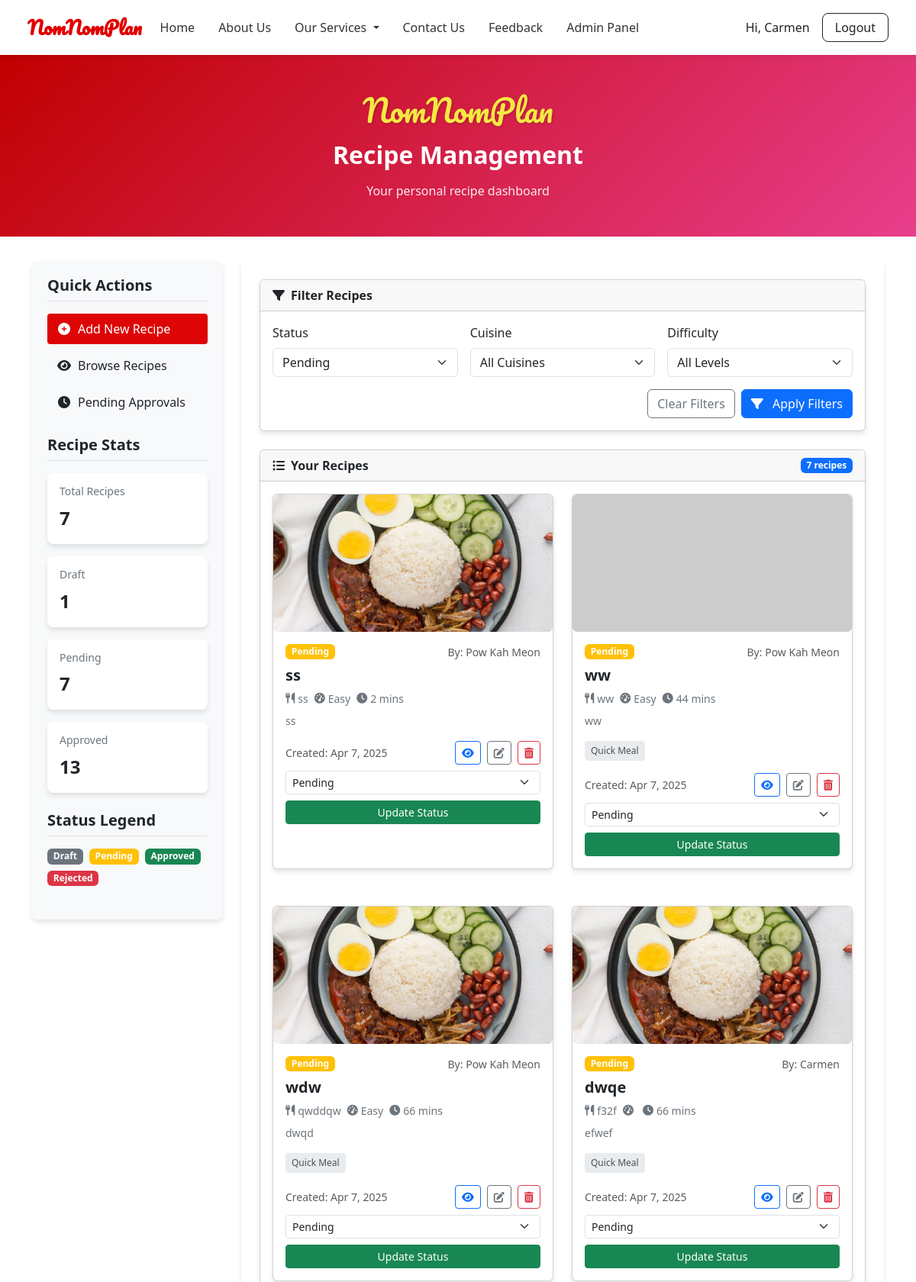
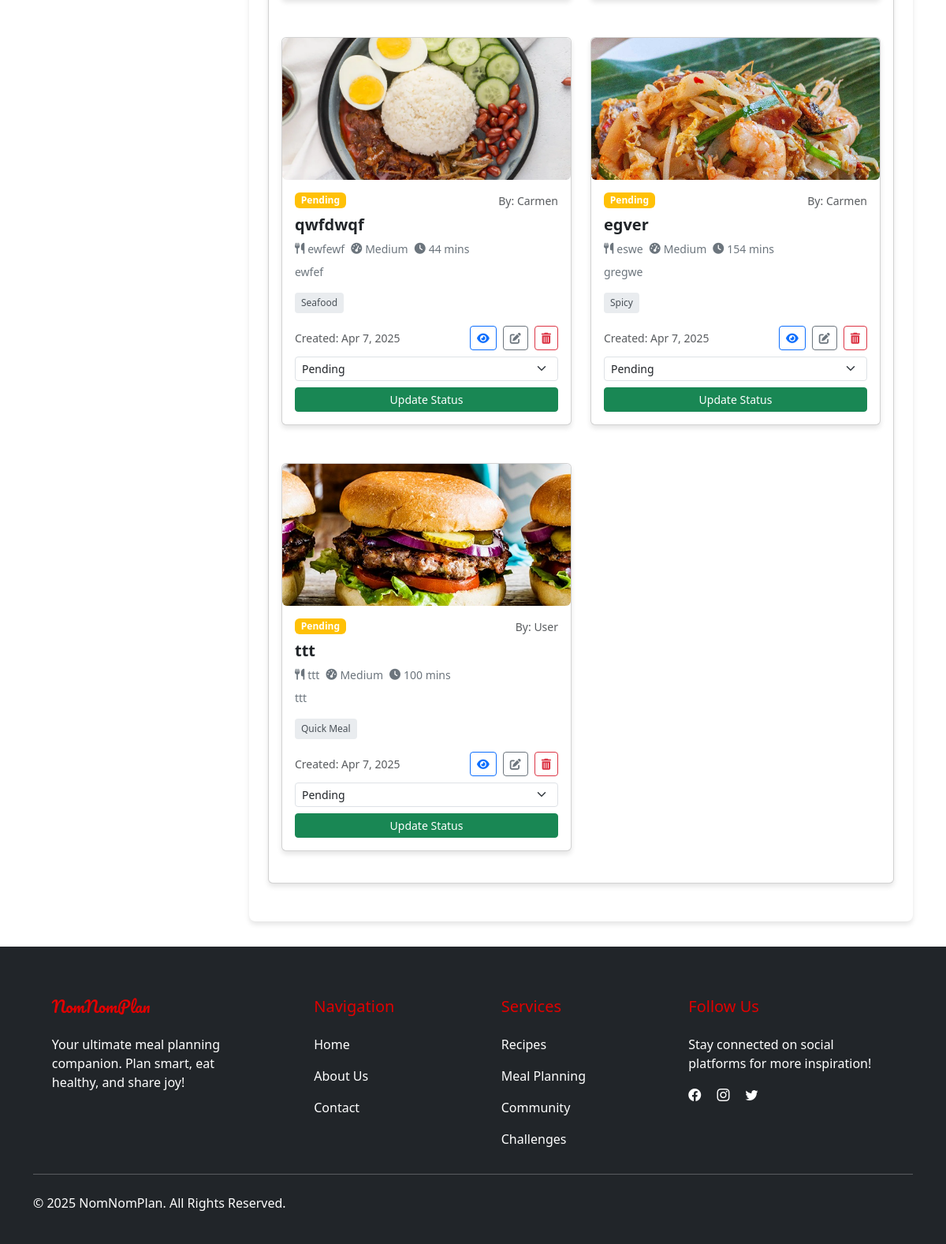
The page /recipe-modules/recipe-management.php?status=pending (signed in) on the database as committed earlier (2 pictures, top to bottom).
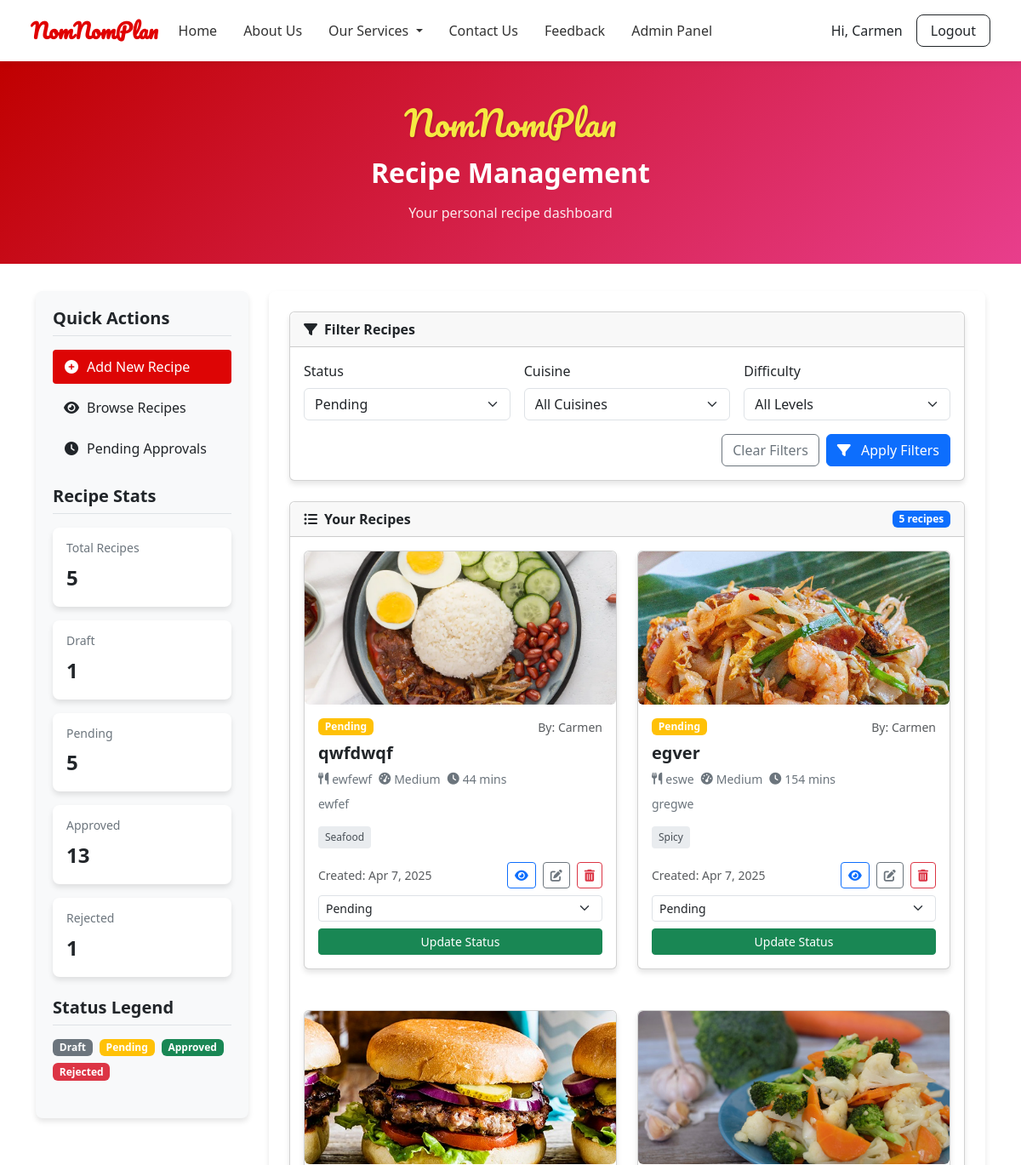
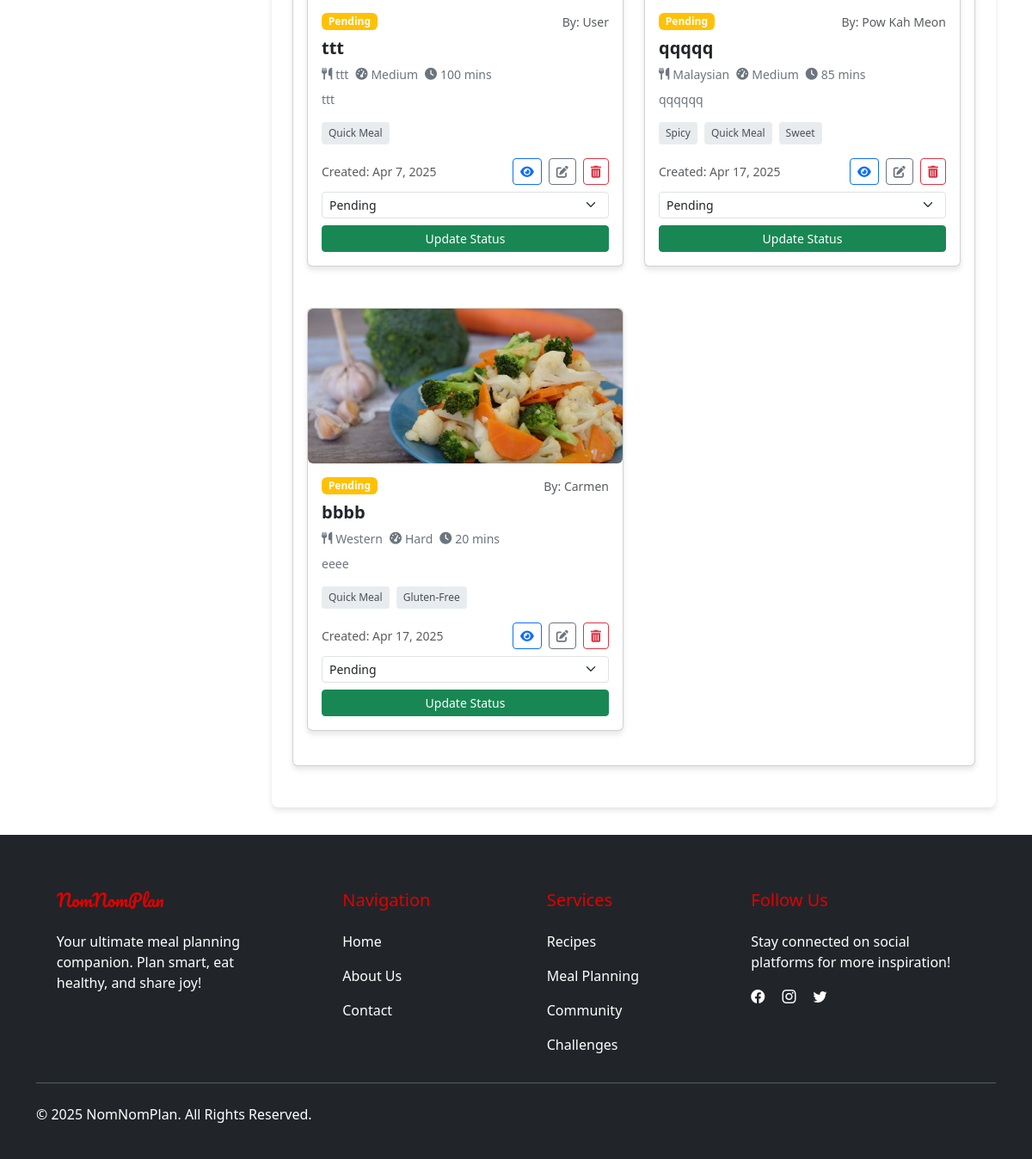
The same page on the database as committed later (2 pictures, top to bottom).
### tables this page shows
CREATE TABLE `recipes` (
  `id` int(11) NOT NULL,
  `title` varchar(255) NOT NULL,
  `description` text DEFAULT NULL,
  `ingredients` longtext DEFAULT NULL,
  `steps` longtext DEFAULT NULL,
  `cuisine` varchar(100) DEFAULT NULL,
  `prep_time` int(11) DEFAULT NULL,
  `cook_time` int(11) DEFAULT NULL,
  `total_time` int(11) DEFAULT NULL,
  `difficulty` enum('easy','medium','hard') DEFAULT NULL,
  `nutrition` longtext DEFAULT NULL,
  `status` enum('draft','pending','approved','rejected') DEFAULT 'pending',
  `is_public` tinyint(1) DEFAULT 1,
  `view_count` int(11) DEFAULT 0,
  `created_by` int(11) DEFAULT NULL,
  `created_at` timestamp NOT NULL DEFAULT current_timestamp(),
  `updated_at` timestamp NOT NULL DEFAULT current_timestamp() ON UPDATE current_timestamp(),
  `admin_note` text DEFAULT NULL,
  `image_url` varchar(255) DEFAULT NULL,
  `cooking_time` int(11) DEFAULT NULL,
  `difficulty_level` enum('easy','medium','hard') DEFAULT NULL
);

CREATE TABLE `recipe_images` (
  `id` int(11) NOT NULL,
  `recipe_id` int(11) DEFAULT NULL,
  `image_url` text DEFAULT NULL
);

### recipe-modules/recipe-management.php (the view, shortened to what the rows shown need)
<?php
$loggedIn = isset($_SESSION['user_id']);
?>
<!DOCTYPE html>
<html lang="en">
<head>
  <link href="https://cdn.jsdelivr.net/npm/bootstrap@5.3.2/dist/css/bootstrap.min.css" rel="stylesheet">
  <link rel="stylesheet" href="https://cdnjs.cloudflare.com/ajax/libs/font-awesome/6.4.0/css/all.min.css">
</head>
<body>
<?php include '../navbar.php'; ?>
<div class="hero-section text-center">
  <div class="container">
    <h1 class="logo">NomNomPlan</h1>
    <h2 class="hero-title mt-3">Recipe Management</h2>
  </div>
</div>
<?php if (!$loggedIn): ?>
  <script>
    alert("⚠️ You must log in to access the recipe management page.");
    window.location.href = "../login.php";
  </script>
<?php else: ?>
<?php
require_once '../includes/db.php';
$user_id = $_SESSION['user_id'];
$role = $_SESSION['user_role'] ?? 'user';
$statusFilter = $_GET['status'] ?? '';
if ($role === 'admin') {
    $query = "SELECT recipes.*, IFNULL(users.name, 'Unknown') AS username FROM recipes LEFT JOIN users ON recipes.created_by = users.id";
    $whereClauses = [];
    $params = [];
    $types = '';
} else {
    $query = "SELECT recipes.*, users.name AS username FROM recipes LEFT JOIN users ON recipes.created_by = users.id WHERE recipes.created_by = ?";
    $whereClauses = [];
    $params = [$user_id];
    $types = 'i';
}
if (!empty($statusFilter)) {
  $whereClauses[] = "recipes.status = ?";
    $params[] = $statusFilter;
    $types .= 's';
}
if (!empty($whereClauses)) {
    $query .= ($role === 'admin' ? " WHERE " : " AND ") . implode(" AND ", $whereClauses);
}
$stmt = $conn->prepare($query);
if (!empty($params)) {
    $stmt->bind_param($types, ...$params);
}
$stmt->execute();
$result = $stmt->get_result();
$recipes = [];
while ($row = $result->fetch_assoc()) {
    $recipes[] = $row;
}
?>
<div class="container">
  <div class="management-container">
    <div class="main-content">
      <div class="card">
        <div class="card-body">
          <?php if (empty($recipes)): ?>
            <div class="empty-state">
              <i class="fas fa-utensils"></i>
              <h5>No recipes found</h5>
              <p class="mb-4">Try adjusting your filters or add a new recipe</p>
              <a href="add-recipe.php" class="btn btn-primary">
                <i class="fas fa-plus-circle me-2"></i> Add Recipe
              </a>
            </div>
          <?php else: ?>
            <div class="recipe-grid">
              <?php foreach ($recipes as $i => $row): ?>
                <?php
                  $tagQuery = $conn->prepare("SELECT tags.name FROM tags JOIN recipe_tags ON tags.id = recipe_tags.tag_id WHERE recipe_tags.recipe_id = ?");
                  $tagQuery->bind_param("i", $row['id']);
                  $tagQuery->execute();
                  $tagResult = $tagQuery->get_result();
                  $tags = [];
                  while ($tagRow = $tagResult->fetch_assoc()) {
                      $tags[] = $tagRow['name'];
                  }
                  $thumbQuery = $conn->prepare("SELECT image_url FROM recipe_images WHERE recipe_id = ? LIMIT 1");
                  $thumbQuery->bind_param("i", $row['id']);
                  $thumbQuery->execute();
                  $thumbResult = $thumbQuery->get_result();
                  $thumbData = $thumbResult->fetch_assoc();
                  $thumb = ($thumbResult->num_rows > 0) ? '/meal-planner-app/' . ltrim($thumbData['image_url'], '/') : 'https://via.placeholder.com/400x300';
                  $statusBadgeClass = 'badge-' . $row['status'];
                ?>
                <div class="card recipe-card">
                  <img src="<?= $thumb ?>" class="recipe-img" alt="<?= htmlspecialchars($row['title']) ?>">
                  <div class="card-body">
                    <div class="d-flex justify-content-between align-items-start mb-2">
                      <span class="badge <?= $statusBadgeClass ?>"><?= ucfirst($row['status']) ?></span>
                      <?php if ($role === 'admin'): ?>
                        <small class="text-muted">By: <?= htmlspecialchars($row['username']) ?></small>
                      <?php endif; ?>
                    </div>
                    <h5 class="recipe-title"><?= htmlspecialchars($row['title']) ?></h5>
                    <div class="recipe-meta">
                      <span class="recipe-meta-item">
                        <i class="fas fa-utensils"></i> <?= htmlspecialchars($row['cuisine']) ?>
                      </span>
                      <span class="recipe-meta-item">
                        <i class="fas fa-tachometer-alt"></i> <?= ucfirst(htmlspecialchars($row['difficulty'])) ?>
                      </span>
                      <span class="recipe-meta-item">
                        <i class="fas fa-clock"></i> <?= $row['prep_time'] + $row['cook_time'] ?> mins
                      </span>
                    </div>
                    <p class="recipe-description"><?= htmlspecialchars($row['description']) ?></p>
                    <?php if (!empty($tags)): ?>
                      <div class="recipe-tags">
                        <?php foreach ($tags as $tag): ?>
                          <span class="recipe-tag"><?= htmlspecialchars($tag) ?></span>
                        <?php endforeach; ?>
                      </div>
                    <?php endif; ?>
                    <div class="d-flex justify-content-between align-items-center">
                      <small class="text-muted">Created: <?= date('M j, Y', strtotime($row['created_at'])) ?></small>
                      <div class="recipe-actions">
                        <a href="view-recipe.php?id=<?= $row['id'] ?>" class="btn btn-sm btn-outline-primary" title="View">
                          <i class="fas fa-eye"></i>
                        </a>
                        <a href="edit-recipe.php?id=<?= $row['id'] ?>" class="btn btn-sm btn-outline-secondary" title="Edit">
                          <i class="fas fa-edit"></i>
                        </a>
                        <a href="delete-recipe.php?id=<?= $row['id'] ?>" class="btn btn-sm btn-outline-danger" title="Delete" onclick="return confirm('Delete this recipe?')">
                          <i class="fas fa-trash-alt"></i>
                        </a>
                      </div>
                    </div>
                    <?php if ($role === 'admin'): ?>
                      <form method="POST" action="update-status.php" class="mt-2">
                        <select name="status" class="form-select form-select-sm mb-2" onchange="toggleNoteField(this, <?= $row['id'] ?>)">
                          <?php foreach (["draft", "pending", "approved", "rejected"] as $statusOption): ?>
                            <option value="<?= $statusOption ?>" <?= ($row['status'] === $statusOption) ? 'selected' : '' ?>>
                              <?= ucfirst($statusOption) ?>
                            </option>
                          <?php endforeach; ?>
                        </select>
                        <button type="submit" class="btn btn-sm btn-success w-100">Update Status</button>
                      </form>
                    <?php endif; ?>
                  </div>
                </div>
              <?php endforeach; ?>
            </div>
          <?php endif; ?>
        </div>
      </div>
    </div>
  </div>
</div>
<?php endif; ?>
<?php include '../includes/footer.php'; ?>
</body>
</html>

Rows that differ between the two databases and show on the page:
no longer on this page (row edited): recipes: recipes.is_public (picture), status "Pending", username "Pow Kah Meon", title "ss", cuisine "ss", difficulty "Easy", $row['prep_time'] + $row['cook_time'] "2", description "ss", created_at "Apr 7, 2025"
removed recipes: status "Pending", username "Pow Kah Meon", title "ww", cuisine "ww", difficulty "Easy", $row['prep_time'] + $row['cook_time'] "44", description "ww", tag "Quick Meal", created_at "Apr 7, 2025"
no longer on this page (row edited): recipes: recipe_images.image_url (picture), status "Pending", username "Pow Kah Meon", title "wdw", cuisine "qwddqw", difficulty "Easy", $row['prep_time'] + $row['cook_time'] "66", description "dwqd", tag "Quick Meal", created_at "Apr 7, 2025"
removed recipes: recipe_images.image_url (picture), status "Pending", username "Carmen", title "dwqe", cuisine "f32f", $row['prep_time'] + $row['cook_time'] "66", description "efwef", tag "Quick Meal", created_at "Apr 7, 2025"
added recipes: recipe_images.image_url (picture), status "Pending", username "Pow Kah Meon", title "qqqqq", cuisine "Malaysian", difficulty "Medium", $row['prep_time'] + $row['cook_time'] "85", description "qqqqqq", tag "Spicy", tag "Quick Meal", tag "Sweet", created_at "Apr 17, 2025"
added recipes: recipe_images.image_url (picture), status "Pending", username "Carmen", title "bbbb", cuisine "Western", difficulty "Hard", $row['prep_time'] + $row['cook_time'] "20", description "eeee", tag "Quick Meal", tag "Gluten-Free", created_at "Apr 17, 2025"
Other text that changed with them:
count($recipes): "7" → "5"
new list line: "Pending 5"
new list line: "Rejected 1"
list line gone: "Pending 7"
